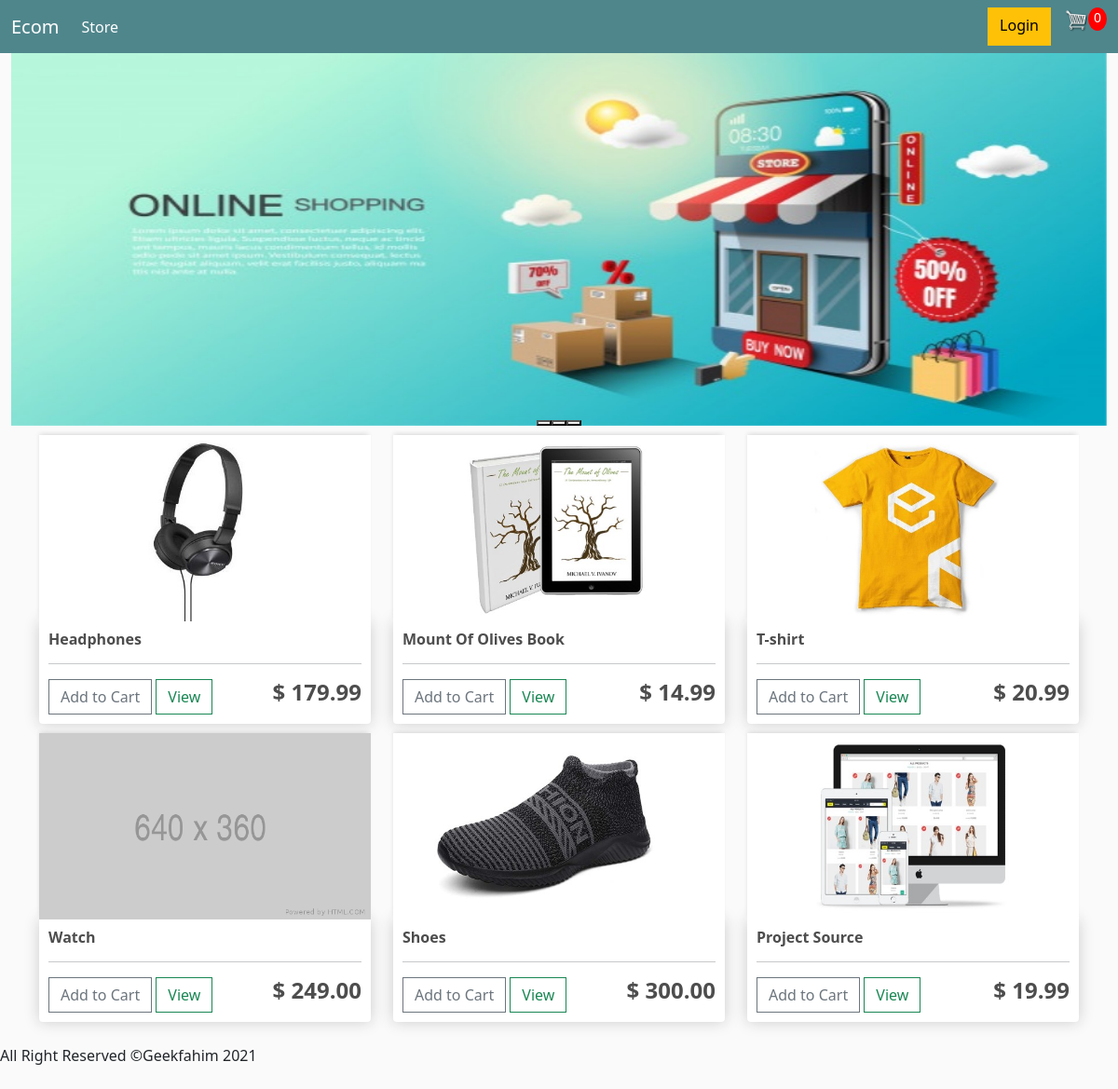
The page / on the database its author committed.
### store/models.py (models this page shows, shortened)
class Product(models.Model):
	name=models.CharField(max_length=200,null=True)
	price=models.FloatField(max_length=200,null=True)
	digital=models.BooleanField(default=False,null=True,blank=False)
	image=models.ImageField(null=True,blank=True)
	@property
	def imageUrl(self):
		try:
			url = self.image.url
		except:
			url='images/placeholder.png'
		return url

### store/views.py (the view)
# urls.py: path('',include('store.urls'))
def store(request):
    if request.user.is_authenticated:
        customer = request.user.customer
        order, created = Order.objects.get_or_create(customer=customer,complete=False)
        items = order.orderitem_set.all()
        cartItems=order.get_cart_item
    else:
        items=[]
        order={'get_cart_item':0,'get_cart_total':0,'shipping':False}
        cartItems=order['get_cart_item']
    products=Product.objects.all()
    context={'products':products,'cartItems':cartItems}
    return render(request,'store/store.html',context)

### store/templates/store/store.html
{% extends 'store/main.html' %}
{% load static %}
{% block content %}
	<div class="row">
		{% for product in products%}
		<div class="col-lg-4">
			<img class="thumbnail" src="{{product.imageUrl}}">
			<div class="box-element product">
				<h6><strong>{{product.name}}</strong></h6>
				<hr>
				<button data-product="{{product.id}}" data-action="add" class="btn btn-outline-secondary add-btn update-cart">Add to Cart</button>
				<a class="btn btn-outline-success" href="#">View</a>
				<h4 style="display: inline-block; float: right"><strong>$ {{product.price|floatformat:2}}</strong></h4>
			</div>
		</div>
		{%endfor%}
	</div>
{% endblock content %}

### static/css/main.css (style rules this page uses)
body { background-color: hsl(0, 0%, 98%); }
h1,h2,h3,h4,h5,h6 { color:hsl(0, 0%, 30%); }
.box-element { box-shadow:hsl(0, 0%, 80%) 0 0 16px; background-color: #fff; border-radius: 4px; padding: 10px; }
.thumbnail { width: 100%; height: 200px; -webkit-box-shadow: -1px -3px 5px -2px rgba(214,214,214,1); -moz-box-shadow: -1px -3px 5px -2px rgba(214,214,214,1); box-shadow: -1px -3px 5px -2px rgba(214,214,214,1); }
.product { border-radius: 0 0 4px 4px; }
.col-lg-4, .col-lg-6, .col-lg-8, .col-lg-12 { margin-top: 10px; }
.btn { border-radius: 0; }

### rows shown on the page
Product: imageUrl (picture), name "Headphones", price "179.99"
Product: imageUrl (picture), name "Mount Of Olives Book", price "14.99"
Product: imageUrl (picture), name "T-shirt", price "20.99"
Product: shows a picture, name "Watch", price "249.00"
Product: imageUrl (picture), name "Shoes", price "300.00"
Product: imageUrl (picture), name "Project Source", price "19.99"

### other values the page prints
{{ cartItems }} "0"
